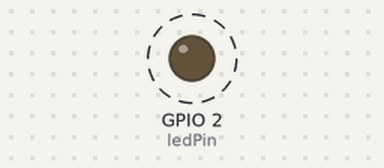
This sketch was run on a simulated ESP8266 (NodeMCU). Shown: output pins drawn as LEDs (lit = HIGH). Dashed ring = blinking.

Above: at 0.5 s.
Timing chart, 0 to 4.6 s (numbered marks = the images above):
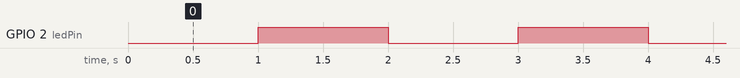

The sketch:

timer-test.ino
```cpp
extern "C" {
#include "user_interface.h"
}

#define ledPin 2 // D4

os_timer_t Timer1;
int Counter = 0;

void timerCallback(void *pArg)
{
  *((int *) pArg) += 1;
  digitalWrite(ledPin, !digitalRead(ledPin));
}

void setup() {
  pinMode(ledPin,OUTPUT);
  os_timer_setfn(&Timer1, timerCallback, &Counter);
  os_timer_arm(&Timer1, 1000, true);

}

void loop() {
  yield();

}
```

Measured:
- by itself, GPIO 2 (ledPin): alternates HIGH for 1.0 s and LOW for 1.0 s
